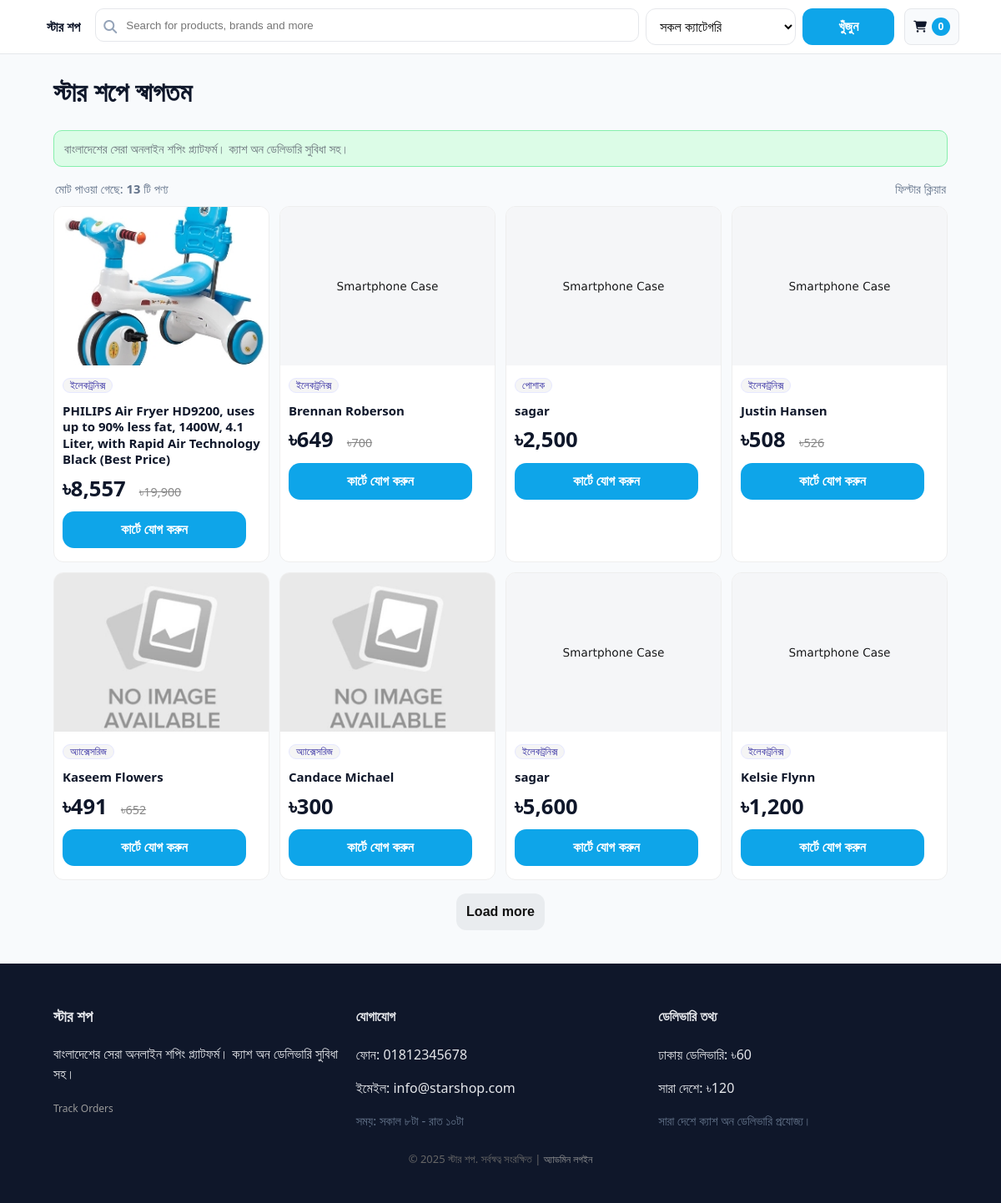
The page / on the database its author committed.
### tables this page shows
CREATE TABLE IF NOT EXISTS `settings` (
  `key` varchar(100) NOT NULL,
  `value` text DEFAULT NULL,
  PRIMARY KEY (`key`)
);

CREATE TABLE IF NOT EXISTS `products` (
  `id` int(11) NOT NULL AUTO_INCREMENT,
  `category_id` int(11) DEFAULT NULL,
  `name` varchar(255) NOT NULL,
  `description` text DEFAULT NULL,
  `price` decimal(10,2) NOT NULL,
  `compare_at_price` decimal(10,2) DEFAULT NULL,
  `stock` int(11) NOT NULL DEFAULT 0,
  `tags` varchar(255) DEFAULT NULL,
  `specifications` text DEFAULT NULL,
  `image` varchar(400) DEFAULT NULL,
  `active` tinyint(1) NOT NULL DEFAULT 1,
  `created_at` timestamp NOT NULL DEFAULT current_timestamp(),
  PRIMARY KEY (`id`),
  KEY `category_id` (`category_id`),
  KEY `idx_products_stock` (`stock`),
  CONSTRAINT `products_ibfk_1`
    FOREIGN KEY (`category_id`) REFERENCES `categories` (`id`) ON DELETE SET NULL
);

CREATE TABLE IF NOT EXISTS `categories` (
  `id` int(11) NOT NULL AUTO_INCREMENT,
  `name` varchar(120) NOT NULL,
  PRIMARY KEY (`id`)
);

### config.php (called while the page is built, shortened)
<?php
function h($s){ return htmlspecialchars($s ?? '', ENT_QUOTES, 'UTF-8'); }
function money_bd($n){ return '৳'.number_format((float)$n, 0); }
?>

### index.php (the view, shortened to what this page needs)
<?php require_once __DIR__.'/config.php'; ?>
<?php include __DIR__.'/partials_header.php'; ?>
<?php
$pdo = get_pdo();
$home_heading = '';
$home_notice  = '';
try {
  $stm = $pdo->prepare("SELECT `key`,`value` FROM settings WHERE `key` IN ('home_heading','home_notice')");
  $stm->execute();
  $rows = $stm->fetchAll(PDO::FETCH_KEY_PAIR);
  $home_heading = $rows['home_heading'] ?? '';
  $home_notice  = $rows['home_notice']  ?? '';
} catch (Exception $e) {}
$qParam   = trim($_GET['q'] ?? '');
$catParam = $_GET['cat'] ?? '';
$where    = ["p.active = 1"];
$params   = [];
$whereSql = implode(' AND ', $where);
$stmC = $pdo->prepare("SELECT COUNT(*) c FROM products p WHERE $whereSql");
$stmC->execute($params);
$total = (int)$stmC->fetch()['c'];
$initialLimit = 8;
$stm = $pdo->prepare("
  SELECT p.*, c.name AS cat_name
  FROM products p
  LEFT JOIN categories c ON c.id = p.category_id
  WHERE $whereSql
  ORDER BY p.id DESC
  LIMIT $initialLimit
");
$stm->execute($params);
$products = $stm->fetchAll();
?>
<?php if ($home_heading || $home_notice): ?>
  <div class="text-center my-4">
    <?php if ($home_heading): ?><h1 class="mb-2"><?=h($home_heading)?></h1><?php endif; ?>
    <?php if ($home_notice): ?><p class="small notice mb-0"><?=h($home_notice)?></p><?php endif; ?>
  </div>
<?php endif; ?>
<div style="display:flex;justify-content:space-between;align-items:center;margin:10px 2px">
  <div class="small">মোট পাওয়া গেছে: <strong><?=$total?></strong> টি পণ্য <?php if($qParam!==''): ?> — “<?=h($qParam)?>”<?php endif; ?></div>
  <a class="small" href="<?=BASE_URL?>/index.php">ফিল্টার ক্লিয়ার</a>
</div>
<div id="productGrid" class="grid">
  <?php foreach($products as $p): ?>
    <div class="card">
      <a class="cover-link" href="<?=BASE_URL?>/product.php?id=<?=(int)$p['id']?>" aria-label="View details: <?=h($p['name'])?>">
        <img src="<?=h($p['image'] ?: (BASE_URL.'/uploads/default.jpg'))?>" alt="<?=h($p['name'])?>">
      </a>
      <div class="body">
        <?php if($p['cat_name']): ?><div class="badge"><?=h($p['cat_name'])?></div><?php endif; ?>
        <a class="cover-link" href="<?=BASE_URL?>/product.php?id=<?=(int)$p['id']?>">
          <h3 class="title"><?=h($p['name'])?></h3>
        </a>
        <div>
          <span class="price"><?=money_bd($p['price'])?></span>
          <?php if(!empty($p['compare_at_price'])): ?><span class="old"><?=money_bd($p['compare_at_price'])?></span><?php endif; ?>
        </div>
        <div class="actions">
          <button type="button"
                  class="btn full"
                  data-product-id="<?=(int)$p['id']?>"
                  onclick="return addToCart(this.dataset.productId, event, this)">
            কার্টে যোগ করুন
          </button>
        </div>
      </div>
    </div>
  <?php endforeach; ?>
</div>
<?php $hasMore = $total > $initialLimit; ?>
<?php if ($hasMore): ?>
  <div style="text-align:center;margin-top:16px">
    <button id="btnLoadMore" class="btn" style="background:#e9ecef;color:#111"
      data-offset="<?=$initialLimit?>" data-step="4"
      data-q="<?=h($qParam)?>" data-cat="<?=h((string)$catParam)?>">
      Load more
    </button>
  </div>
<?php endif; ?>
<?php include __DIR__.'/partials_footer.php'; ?>

### partials_header.php (shortened to what this page needs)
<?php require_once __DIR__.'/config.php'; ?>
<!doctype html>
<html lang="bn">
<head>
  <link rel="stylesheet" href="https://cdnjs.cloudflare.com/ajax/libs/font-awesome/6.5.0/css/all.min.css">
  <link rel="stylesheet" href="<?php echo BASE_URL; ?>/assets/style.css">
</head>
<body>
<?php
  $pdo      = get_pdo();
  $app_name = $pdo->query("SELECT value FROM settings WHERE `key`='store_name'")->fetch()['value'] ?? 'ABC';
  $qParam   = trim($_GET['q']   ?? '');
  $catParam = $_GET['cat'] ?? '';
  $isAll    = ($catParam === '' || $catParam === null || (string)$catParam === '0');
?>
<header class="header">
  <div class="bar container">
    <div class="brand">
      <a href="<?php echo BASE_URL; ?>/index.php"><?php echo $app_name; ?></a>
    </div>
    <form class="search" id="searchForm" method="get" action="<?php echo BASE_URL; ?>/index.php" autocomplete="off">
      <div class="search-row">
        <div class="search-input">
          <i class="fa-solid fa-magnifying-glass"></i>
          <input id="searchInput" name="q" value="<?php echo h($qParam); ?>" placeholder="Search for products, brands and more">
        </div>
        <select name="cat" id="catFilter">
          <option value="" <?php echo $isAll ? 'selected' : ''; ?>>সকল ক্যাটেগরি</option>
        </select>
        <button class="btn" id="searchSubmit" type="submit">খুঁজুন</button>
      </div>
    </form>
    <div class="nav">
      <a class="btn secondary cart-btn" href="<?php echo BASE_URL; ?>/cart.php" aria-label="কার্ট">
        <i class="fa-solid fa-cart-shopping"></i>
        <span class="count" id="cartCount">0</span>
      </a>
    </div>
  </div>
</header>
<main>
  <div class="container">

### partials_footer.php
<?php
$pdo = get_pdo();
$store = [
 'name' => $pdo->query("SELECT value FROM settings WHERE `key`='store_name'")->fetch()['value'] ?? 'ABC',
 'phone' => $pdo->query("SELECT value FROM settings WHERE `key`='store_phone'")->fetch()['value'] ?? '',
 'about' => $pdo->query("SELECT value FROM settings WHERE `key`='store_about'")->fetch()['value'] ?? '',
 'delivery_dhaka' => $pdo->query("SELECT value FROM settings WHERE `key`='delivery_dhaka'")->fetch()['value'] ?? '60',
 'delivery_nationwide' => $pdo->query("SELECT value FROM settings WHERE `key`='delivery_nationwide'")->fetch()['value'] ?? '120',
 'cod_note' => $pdo->query("SELECT value FROM settings WHERE `key`='cod_note'")->fetch()['value'] ?? '',
];
?>
  </div>
</main>
<footer class="footer">
  <div class="container">
    <div class="cols">
      <div>
        <h3><?php echo h($store['name']); ?></h3>
        <p><?php echo h($store['about']); ?></p>
		<a href="<?php echo BASE_URL; ?>/track_orders.php"
         style="font-size:12px;color:#999;text-decoration:none;">
         Track Orders
		</a>
      </div>
      <div>
        <h4>যোগাযোগ</h4>
        <p>ফোন: <?php echo h($store['phone']); ?></p>
        <p>ইমেইল: <?php echo h($pdo->query("SELECT value FROM settings WHERE `key`='store_email'")->fetch()['value'] ?? ''); ?></p>
        <p class="small">সময়: সকাল ৮টা - রাত ১০টা</p>
      </div>
      <div>
        <h4>ডেলিভারি তথ্য</h4>
        <p>ঢাকায় ডেলিভারি: <?php echo money_bd($store['delivery_dhaka']); ?></p>
        <p>সারা দেশে: <?php echo money_bd($store['delivery_nationwide']); ?></p>
        <p class="small"><?php echo h($store['cod_note']); ?></p>
      </div>
    </div>
  <div class="container" style="text-align:center;padding:12px 0;color:#666;font-size:13px">
    <p style="margin:0; font-size:13px; color:#666;">
      &copy; <?php echo date('Y'); ?> <?php echo h($store['name']); ?>. সর্বস্বত্ব সংরক্ষিত |
      <a href="<?php echo BASE_URL; ?>/admin/login.php"
         style="font-size:12px;color:#999;text-decoration:none;">
         অ্যাডমিন লগইন
      </a>
    </p>
  </div>
  </div>
</footer>
</body>
</html>

### assets/style.css (style rules this page uses)
* { box-sizing: border-box; }
a { text-decoration: none; color: #111827; }
.header .bar { display: flex; align-items: center; gap: 14px; padding: 12px 20px; }
.brand { font-weight: 800; }
.search { flex: 1; }
input,select,textarea { width: 100%; padding: 10px 12px; border: 1px solid #e5e7eb; border-radius: 10px; background: #fff; }
.grid { display: grid; grid-template-columns: repeat(auto-fill,minmax(240px,1fr)); gap: 16px; }
.card img { width: 100%; height: 190px; object-fit: cover; display: block; }
.footer { padding: 30px 0; background: #0f172a; color: #e5e7eb; margin-top: 40px; }
.footer .cols { display: grid; grid-template-columns: repeat(3,1fr); gap: 16px; }
.notice { padding: 10px 12px; border: 1px solid #86efac; background: #dcfce7; border-radius: 10px; }
.nav { display: flex; gap: 10px; align-items: center; }
:root { --ctl-h: 44px; }
body { margin: 0; font-family: ui-sans-serif,system-ui,-apple-system,Segoe UI,Roboto; background: #f8fafc; color: #0f172a; line-height: 1.5; }
input[type="text"],input[type="search"],select,button.btn { height: var(--ctl-h); padding: 0 12px; font-size: 16px; border-radius: 12px; }
.header { position: sticky; top: 0; z-index: 50; background: rgba(255,255,255,.85); backdrop-filter: saturate(180%) blur(10px); border-bottom: 1px solid #e5e7eb; }
@media (min-width: 640px) { .search > div > select,.search > div > button.btn { width: auto; } }
@media (min-width: 640px) { .container { padding: 0 20px; } }
button.btn { background: #0ea5e9; color: #fff; border: none; font-weight: 600; cursor: pointer; transition: background .2s ease, box-shadow .2s ease; }
.small { color: #64748b; font-size: .92rem; }
.badge { margin-bottom: 6px; display: inline-block; padding: 4px 8px; border-radius: 999px; font-size: .82rem; line-height: 1; background: #eef2ff; color: #3730a3; border: 1px solid #e6e8ff; }
.price { font-weight: 700; font-size: clamp(1.05rem, 1.2vw + .9rem, 1.6rem); color: #0f172a; margin-right: 10px; }
.old { margin-left: 6px; color: #94a3b8; text-decoration: line-through; }
.btn { border: 1px solid #111827; background: #111827; color: #fff; display: inline-flex; align-items: center; justify-content: center; gap: 8px; min-height: 44px; padding: 0 16px; border-radius: 14px; font-weight: 600; text-decoration: none; cursor: pointer; transition: background .2s ease, box-shadow .2s ease, transform .02s ease; }
.card { border: 1px solid #e5e7eb; border-radius: 14px; background: #fff; overflow: hidden; transition: box-shadow .2s ease, transform .02s ease; }
.card .body { padding: 10px; }
.card .old { font-size: .9rem; }
.actions { margin-top: 10px; flex-wrap: wrap; display: grid; grid-template-columns: 1fr; gap: 10px; margin: 14px 0 6px; }
.actions .btn { width: 100%; min-height: 48px; border-radius: 14px; font-weight: 600; font-size: 16px; }
.btn.secondary { border-color: #e5e7eb; background: #f8fafc; color: #0f172a; border: 1px solid #e5e7eb; }
.container { max-width: 1100px; margin: 0 auto; padding: 0 16px; padding-inline: 14px; }
.actions { display: flex; gap: 12px; flex-wrap: wrap; }
.actions .btn { width: auto; min-height: 44px; border-radius: 14px; font-weight: 600; }
@media (min-width: 768px) { .actions { display:flex; gap:12px; } }
@media (min-width: 768px) { .actions .btn { width:auto !important; min-width: 220px; } }
.btn.secondary { background:#f8fafc; color:#0f172a; border:1px solid #e5e7eb; }

### index.php (style rules this page uses)
.grid { display:grid;grid-template-columns:repeat(2,minmax(0,1fr));gap:12px; }
@media (min-width:768px) { .grid { grid-template-columns:repeat(3,minmax(0,1fr)); } }
@media (min-width:992px) { .grid { grid-template-columns:repeat(4,minmax(0,1fr)); } }
.card { border:1px solid #eee;border-radius:12px;overflow:hidden;background:#fff;transition:.15s ease; }
.card img { width:100%;aspect-ratio:1/1;object-fit:cover;display:block; }
.card .body { padding:10px; }
.badge { display:inline-block;font-size:12px;background:#f5f5f5;padding:2px 8px;border-radius:20px;margin-bottom:6px; }
.title { margin:6px 0;font-size:15px;line-height:1.3; }
.price { font-weight:600;margin-right:6px; }
.old { color:#888;text-decoration:line-through;font-size:.9em; }
.actions { display:flex;gap:8px;margin-top:8px; }
.btn { appearance:none;border:none;padding:8px 10px;border-radius:8px;background:#0d6efd;color:#fff;cursor:pointer;font-size:14px; }
.btn.full { width:100%;display:inline-flex;justify-content:center; }
.notice { color:#6c757d; }
.cover-link { display:block;text-decoration:none;color:inherit; }

### rows shown on the page
settings: value "স্টার শপ"
products: image (picture), category.name "ইলেকট্রনিক্স", name "PHILIPS Air Fryer HD9200, uses up to 90% less fat, 1400W, 4.1 Liter, with Rapid Air Technology Black (Best Price)", price "৳8,557", compare_at_price "৳19,900"
products: image (picture), category.name "ইলেকট্রনিক্স", name "Brennan Roberson", price "৳649", compare_at_price "৳700"
products: image (picture), category.name "পোশাক", name "sagar", price "৳2,500"
products: image (picture), category.name "ইলেকট্রনিক্স", name "Justin Hansen", price "৳508", compare_at_price "৳526"
products: category.name "অ্যাক্সেসরিজ", name "Kaseem Flowers", price "৳491", compare_at_price "৳652"
products: category.name "অ্যাক্সেসরিজ", name "Candace Michael", price "৳300"
products: image (picture), category.name "ইলেকট্রনিক্স", name "sagar", price "৳5,600"
products: image (picture), category.name "ইলেকট্রনিক্স", name "Kelsie Flynn", price "৳1,200"
settings: value "info@starshop.com"

### other values the page prints
$home_heading "স্টার শপে স্বাগতম"
$home_notice "বাংলাদেশের সেরা অনলাইন শপিং প্ল্যাটফর্ম। ক্যাশ অন ডেলিভারি সুবিধা সহ।"
$total "13"
$store['name'] "স্টার শপ"
$store['about'] "বাংলাদেশের সেরা অনলাইন শপিং প্ল্যাটফর্ম। ক্যাশ অন ডেলিভারি সুবিধা সহ।"
$store['phone'] "01812345678"
money_bd($store['delivery_dhaka']) "৳60"
money_bd($store['delivery_nationwide']) "৳120"
$store['cod_note'] "সারা দেশে ক্যাশ অন ডেলিভারি প্রযোজ্য।"
